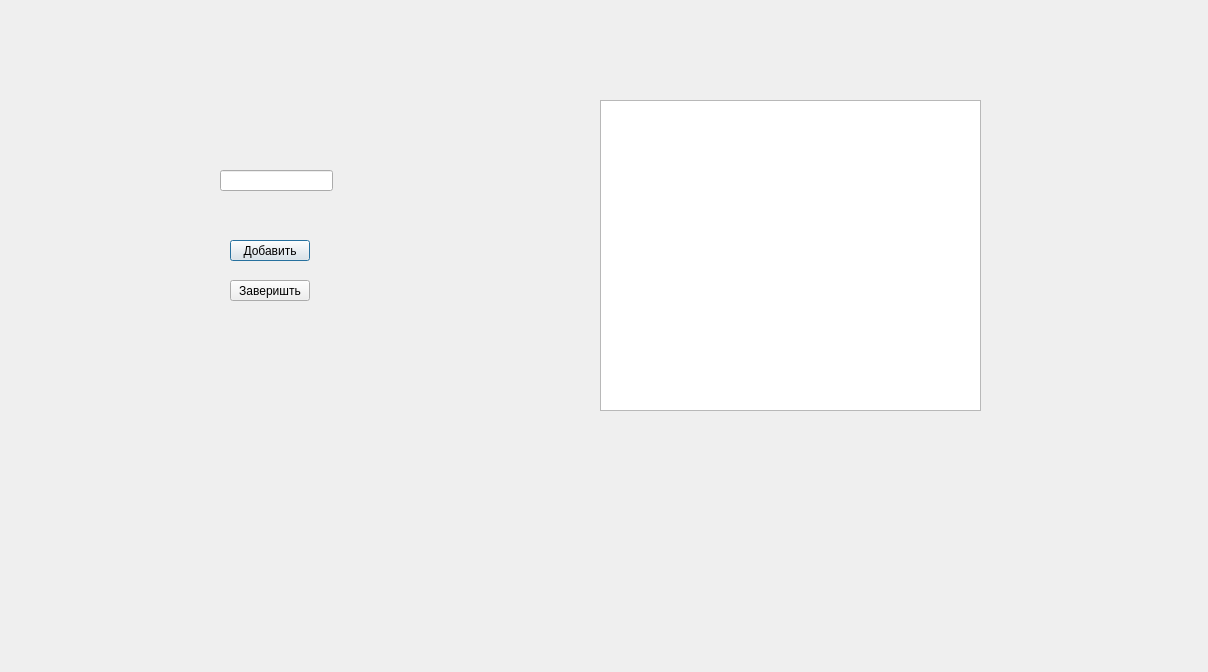
<?xml version="1.0" encoding="UTF-8"?>
<ui version="4.0">
 <class>GrekoRim</class>
 <widget class="QDialog" name="GrekoRim">
  <property name="geometry">
   <rect>
    <x>0</x>
    <y>0</y>
    <width>1208</width>
    <height>672</height>
   </rect>
  </property>
  <property name="windowTitle">
   <string>Dialog</string>
  </property>
  <widget class="QListWidget" name="listWidget">
   <property name="geometry">
    <rect>
     <x>600</x>
     <y>100</y>
     <width>381</width>
     <height>311</height>
    </rect>
   </property>
  </widget>
  <widget class="QLineEdit" name="lineEdit">
   <property name="geometry">
    <rect>
     <x>220</x>
     <y>170</y>
     <width>113</width>
     <height>21</height>
    </rect>
   </property>
  </widget>
  <widget class="QPushButton" name="pushButton">
   <property name="geometry">
    <rect>
     <x>230</x>
     <y>240</y>
     <width>80</width>
     <height>21</height>
    </rect>
   </property>
   <property name="text">
    <string>Добавить</string>
   </property>
  </widget>
  <widget class="QPushButton" name="pushButton_2">
   <property name="geometry">
    <rect>
     <x>230</x>
     <y>280</y>
     <width>80</width>
     <height>21</height>
    </rect>
   </property>
   <property name="text">
    <string>Заверишть</string>
   </property>
  </widget>
 </widget>
 <resources/>
 <connections/>
</ui>
